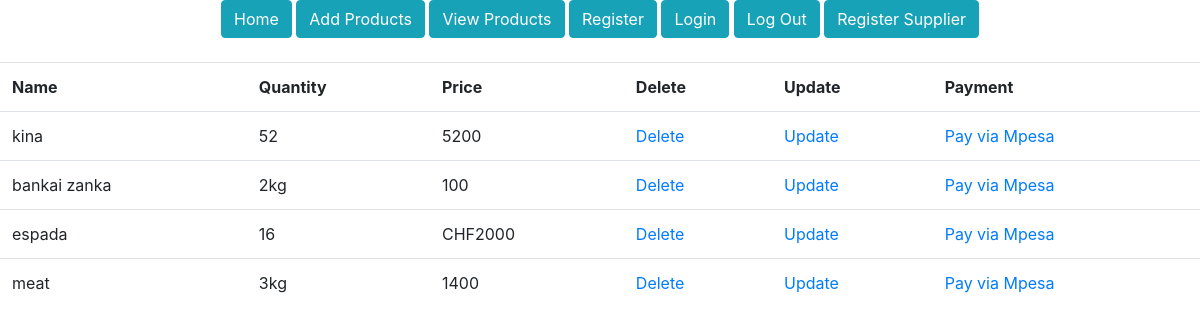
The page /products/ (signed in) on the database as committed earlier.
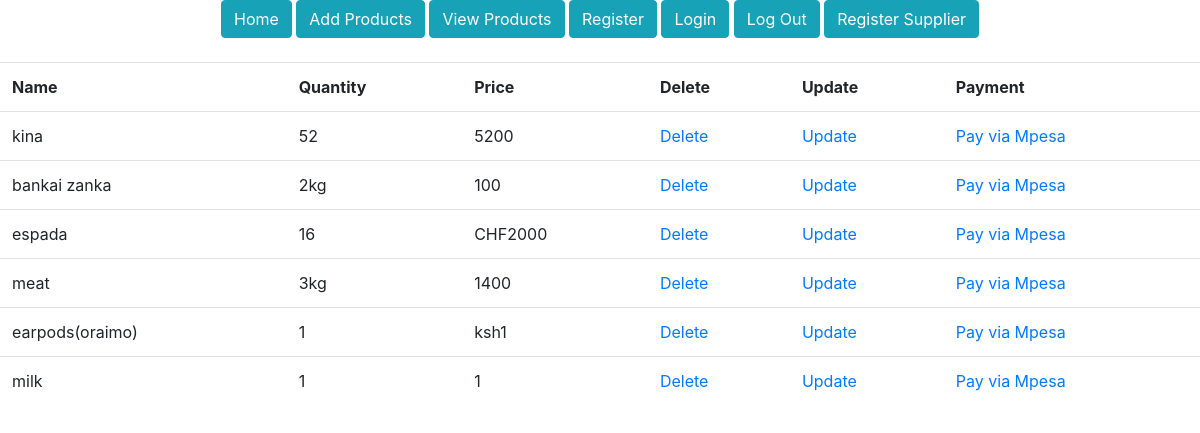
The same page on the database as committed later.
### melkydjangoregister/models.py (models this page shows)
class Product (models.Model) :
    prod_name = models. CharField(max_length =30, blank = False, null = False)
    prod_quantity = models. CharField(max_length=30, blank=False, null=False)
    prod_price = models. CharField(max_length=30, blank=False, null=False)

### melkydjangoregister/views.py (the view)
@login_required
def view_products(request) :
    products = Product.objects.all()
    return render (request, 'products.html',{'products' : products})

### templates/products.html (shortened to what this page needs)
{% extends 'base.html' %}
{% block content %}
    <div class = 'row'>
    <div class = "col-12">
        <table class="table">
            <tr>
                <th>Name</th>
                <th>Quantity</th>
                <th>Price</th>
                <th>Delete</th>
                <th>Update</th>
                <th>Payment</th>
            </tr>
            {% for product in products %}
            <tr>
                <td>{{ product.prod_name }}</td>
                <td>{{ product.prod_quantity }}</td>
                <td>{{ product.prod_price }}</td>
                <td><a href="/delete-product/{{ product.id }}">Delete</a></td>
                <td><a href="/update-product/{{ product.id }}">Update</a></td>
                <td><a href="/payment/{{ product.id }}">Pay via Mpesa</a></td>
            </tr>
            {% endfor %}
        </table>
    </div>
    </div>
{% endblock %}

Rows that differ between the two databases and show on the page:
added Product: prod_name "earpods(oraimo)", prod_quantity "1", prod_price "ksh1"
added Product: prod_name "milk", prod_quantity "1", prod_price "1"
